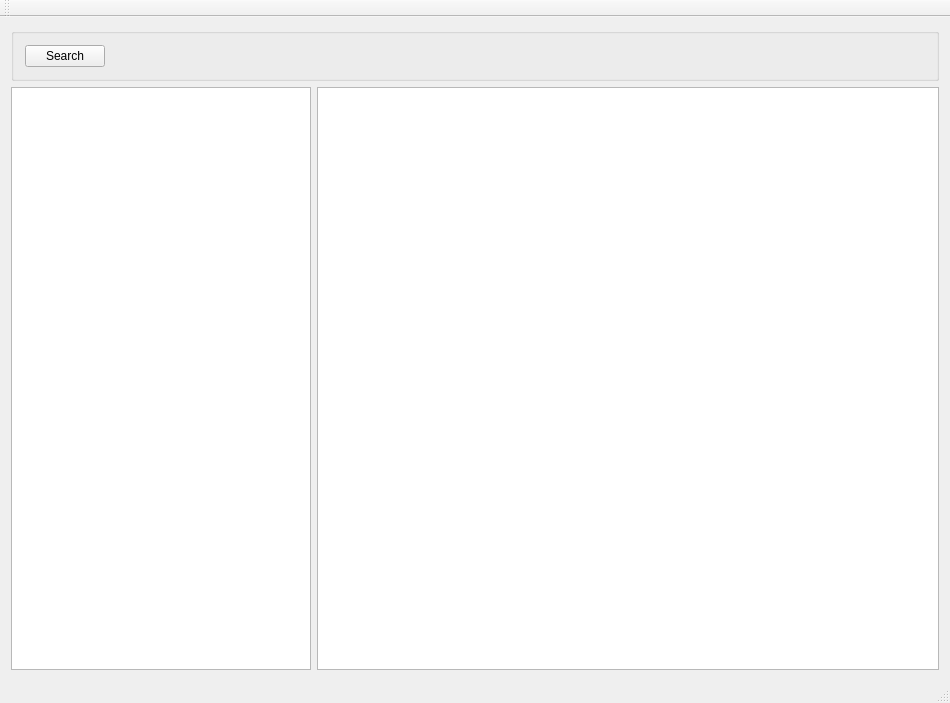
<?xml version="1.0" encoding="UTF-8"?>
<ui version="4.0">
 <class>MainWindow</class>
 <widget class="QMainWindow" name="MainWindow">
  <property name="geometry">
   <rect>
    <x>0</x>
    <y>0</y>
    <width>950</width>
    <height>703</height>
   </rect>
  </property>
  <property name="windowTitle">
   <string>MainWindow</string>
  </property>
  <widget class="QWidget" name="centralWidget">
   <layout class="QVBoxLayout" name="verticalLayout">
    <item>
     <widget class="QGroupBox" name="groupBox">
      <property name="title">
       <string/>
      </property>
      <layout class="QHBoxLayout" name="horizontalLayout_2">
       <item>
        <widget class="QPushButton" name="searchButton">
         <property name="text">
          <string>Search</string>
         </property>
        </widget>
       </item>
       <item>
        <spacer name="horizontalSpacer">
         <property name="orientation">
          <enum>Qt::Horizontal</enum>
         </property>
         <property name="sizeHint" stdset="0">
          <size>
           <width>40</width>
           <height>20</height>
          </size>
         </property>
        </spacer>
       </item>
      </layout>
     </widget>
    </item>
    <item>
     <layout class="QHBoxLayout" name="horizontalLayout">
      <item>
       <widget class="QTableView" name="domainsView">
        <property name="maximumSize">
         <size>
          <width>300</width>
          <height>16777215</height>
         </size>
        </property>
       </widget>
      </item>
      <item>
       <widget class="QTableView" name="keywordsView"/>
      </item>
     </layout>
    </item>
   </layout>
  </widget>
  <widget class="QMenuBar" name="menuBar">
   <property name="geometry">
    <rect>
     <x>0</x>
     <y>0</y>
     <width>950</width>
     <height>22</height>
    </rect>
   </property>
  </widget>
  <widget class="QToolBar" name="mainToolBar">
   <attribute name="toolBarArea">
    <enum>TopToolBarArea</enum>
   </attribute>
   <attribute name="toolBarBreak">
    <bool>false</bool>
   </attribute>
  </widget>
  <widget class="QStatusBar" name="statusBar"/>
 </widget>
 <layoutdefault spacing="6" margin="11"/>
 <resources/>
 <connections/>
</ui>
